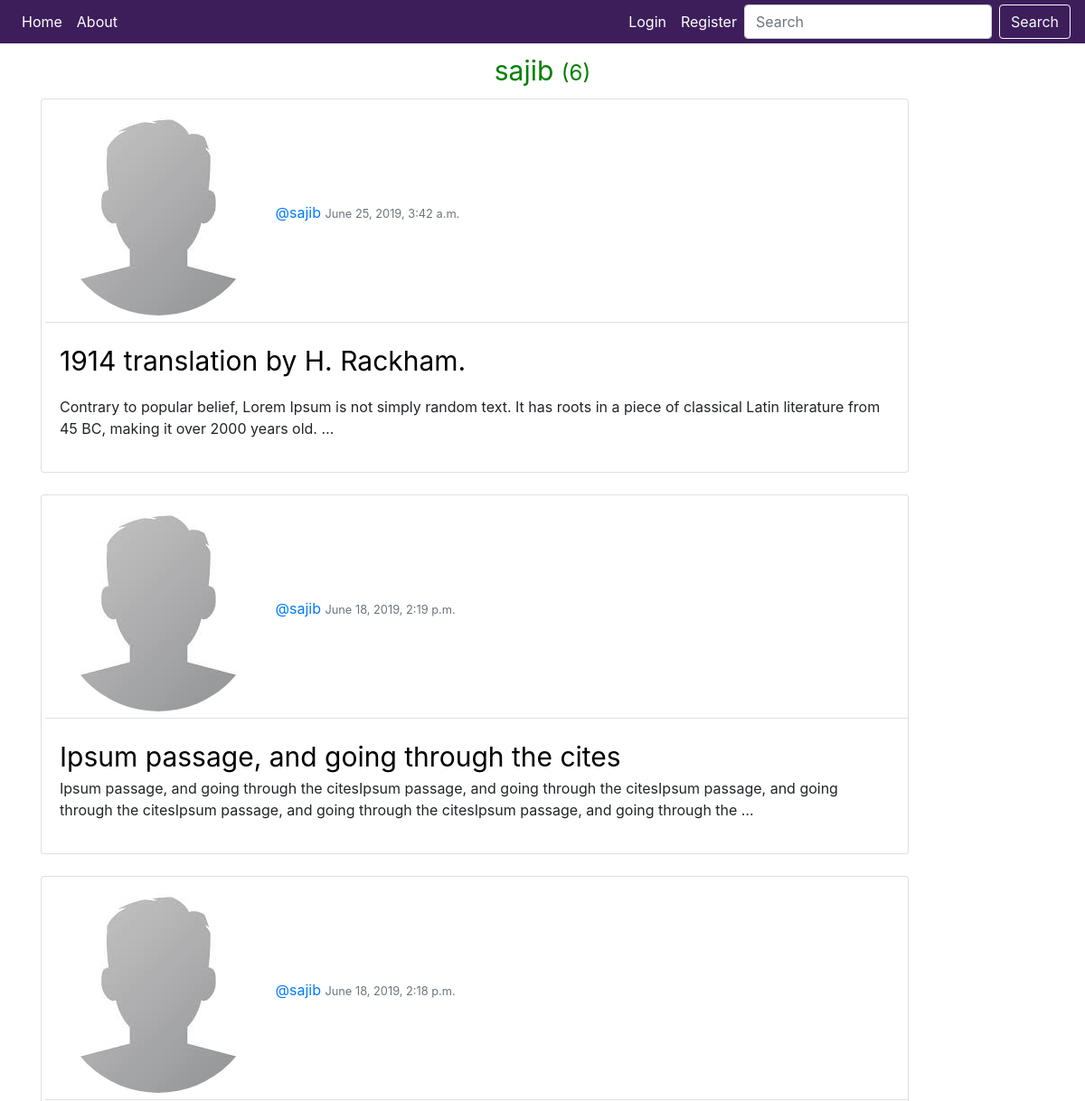
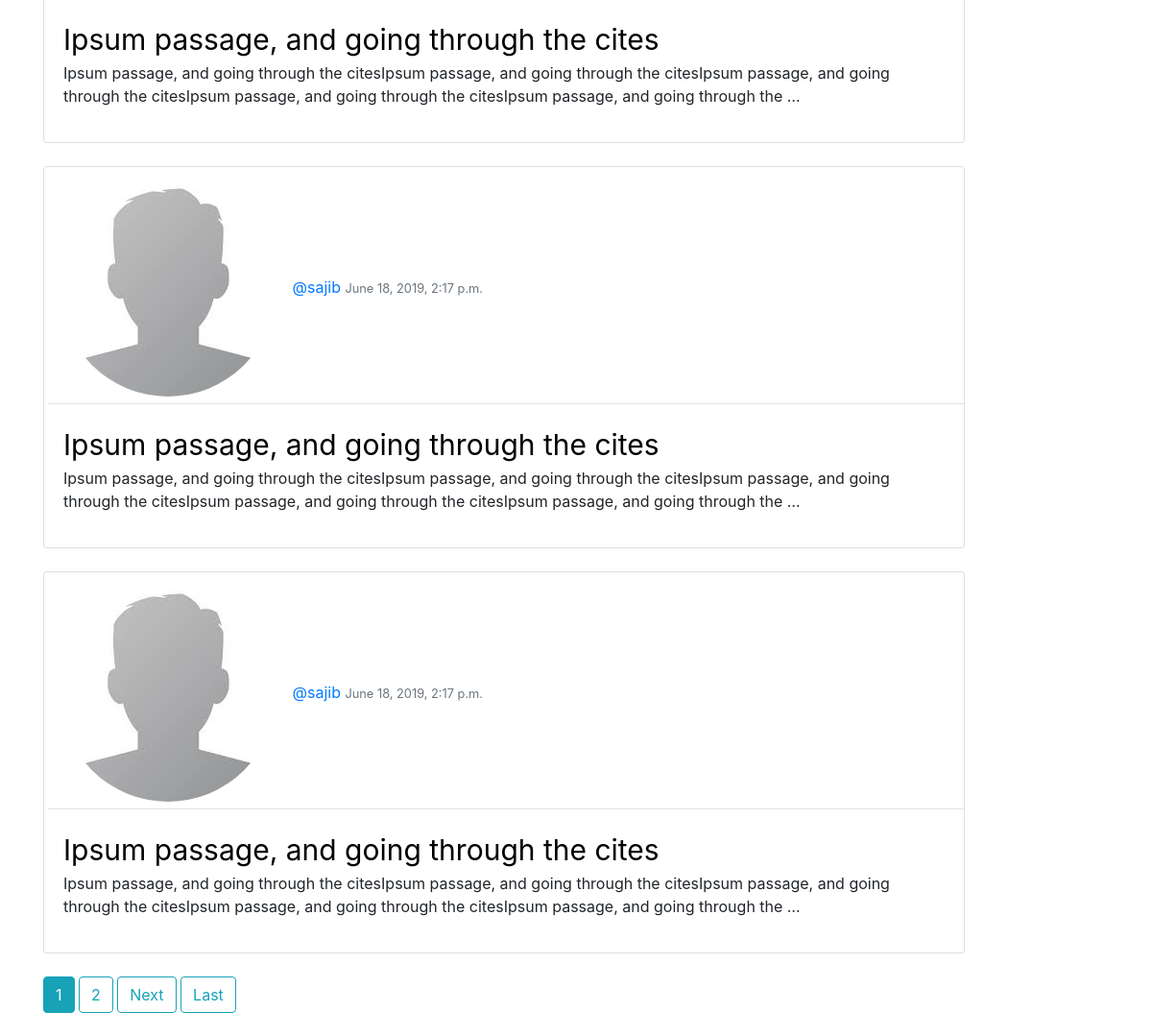
/post/list/sajib/, run on the app's committed database (2 pictures, top to bottom).
### blog/models.py (models this page shows, shortened)
class Post(models.Model):
    author          = models.ForeignKey(User, on_delete=models.CASCADE)
    title           = models.CharField(max_length=200)
    description     = HTMLField()
    is_draft        = models.BooleanField(default=True)
    create_date     = models.DateTimeField(auto_now_add=True)
    update_date     = models.DateTimeField(auto_now=True)
    class Meta:
        verbose_name = "Post"
        verbose_name_plural = "Posts"
        ordering = ["-create_date"]

### blog/views.py (the view)
# urls.py: path('post/list/<username>/', UserProfilePostListView.as_view(), name='mark-user-home-page'),
class UserProfilePostListView(ListView):
    model = Post
    template_name = "blog/user_post_list.html"
    ordering = ["-create_date"]
    context_object_name = "queryset"
    paginate_by = 5
    def get_queryset(self, *args, **kwargs):
        user = get_object_or_404(User, username=self.kwargs.get('username'))
        qs = Post.objects.filter(author=user, is_draft=False)
        query = self.request.GET.get('q', None)
        if query is not None:
            qs = qs.filter(
                Q(author__username__iexact = query)|
                Q(description__icontains = query)|
                Q(title__icontains=query))
        return qs

### blog/templates/blog/user_post_list.html (shortened to what this page needs)
{% extends 'base.html' %}
{% load thumbnail %}
{% block content %}
<div class="content">
    <div class="text-center mb-2" style="font-size:30px;color:green;">{{ view.kwargs.username }}
        <small>({{ page_obj.paginator.count }})</small>
    </div>
    {% for post in queryset %}
    <div class="card" style="width: 60rem;">
        <span class="mt-2 ml-1 border-bottom">
            {% thumbnail post.author.userprofile.image "30x30" crop="center" as im %}
            <a class='btn btn-link' href="{% url 'users:indivisitual-profile-detail' username=post.author.username %}"
                title='You can see profile!'>
                <img src="{{ im.url }}" width="{{ im.width }}" height="{{ im.height }}" class="rounded-circle">
            </a>
            {% endthumbnail %}
            <a href="{% url 'blog:mark-user-home-page' username=post.author.username %}"
                title="You can see all post">@{{ post.author }}</a>
            <small class="text-muted">{{ post.create_date }}</small>
        </span>
        <div class="card-body">
            <a href="{% url 'blog:post-detail' pk=post.pk %}">
                <span style="font-size: 30px; color:black;">{{ post.title }}</span>
            </a>
            <p>{{ post.description|truncatewords:30|safe }}</p>
        </div>
    </div><br>
    {% endfor %}
    {% if is_paginated %}
    {% for num in page_obj.paginator.page_range %}
    {% if page_obj.number == num %}
    <a class="btn btn-info mb-4" href="?page={{ num }}">{{ num }}</a>
    {% elif num > page_obj.number|add:"-3" and  num < page_obj.number|add:"3" %}
    <a class="btn btn-outline-info mb-4" href="?page={{ num }}">{{ num }}</a>
    {% endif %}
    {% endfor %}
    {% if page_obj.has_next %}
    <a class="btn btn-outline-info mb-4" href="?page={{ page_obj.next_page_number }}">Next</a>
    <a class="btn btn-outline-info mb-4" href="?page={{ page_obj.paginator.num_pages }}">Last</a>
    {% endif %}
    {% endif %}
</div>
{% endblock content %}

### templates/base.html (shortened to what this page needs)
<!DOCTYPE html>
{% load static %}
<html lang="en">
<head>
    <link rel="stylesheet" href="https://stackpath.bootstrapcdn.com/bootstrap/4.3.1/css/bootstrap.min.css"
>
</head>
<body>
    {% include 'navbar.html' %}
    <div class="container mt-2">
        {% block content %}{% endblock content %}
    </div>
</body>
</html>

### templates/navbar.html (shortened to what this page needs)
<nav class="navbar navbar-expand-lg navbar-light py-1 sticky-top" style="background-color: #3D1E5B;">
    <div class="collapse navbar-collapse" id="navbarTogglerDemo02">
      <ul class="navbar-nav mr-auto mt-2 mt-lg-0">
        <li class="nav-item active">
          <a class="nav-link" style="color:white;" href="{% url 'blog:home-page' %}">Home <span class="sr-only">(current)</span></a>
        </li>
        <li class="nav-item">
          <a class="nav-link" style="color:white;" href="{% url 'blog:about-page' %}">About</a>
        </li>
      </ul>
      <ul class="nav navbar-nav">
        {% if request.user.is_authenticated %}
        <div class="dropdown">
            <button class="btn bt-default  dropdown-toggle" style='color:white;' type="button" id="dropdownMenu2" data-toggle="dropdown" aria-haspopup="true" aria-expanded="false">
              Profile
            </button>
            <div class="dropdown-menu" aria-labelledby="dropdownMenu2">
              <a class="dropdown-item"  href="{% url 'blog:post-create' %}">New Post</a>
              <a class="dropdown-item"  href="{% url 'users:user-profile' %}">settings</a>
              <a class="dropdown-item"  href="{% url 'users:user-logout' %}">Logout</a>
            </div>
          </div>
        {% else %}
          <li class="nav-item">
              <a class="nav-link" style="color:white;" href="{% url 'users:user-login' %}">Login</a>
          </li>
          <li class="nav-item">
              <a class="nav-link" style="color:white;" href="{% url 'users:user-register' %}">Register</a>
          </li>
        {% endif %}
      </ul>
      <form class="form-inline my-2 my-lg-0">
        <input class="form-control mr-sm-2" type="search" name="q" placeholder="Search" value="{{ request.GET.q }}">
        <button class="btn btn-outline-light my-2 my-sm-0" type="submit">Search</button>
      </form>
    </div>
  </nav>

### data on the page
Post: author "sajib", create_date "June 25, 2019, 3:42 a.m.", title "1914 translation by H. Rackham.", description "Contrary to popular belief, Lorem Ipsum is not simply random text. It has roots in a piece of classical Latin literature from 45 BC, making it over 2000 years old. …"
Post: author "sajib", create_date "June 18, 2019, 2:19 p.m.", title "Ipsum passage, and going through the cites", description "Ipsum passage, and going through the citesIpsum passage, and going through the citesIpsum passage, and going through the citesIpsum passage, and going through the citesIpsum passage, and going through the …"
Post: author "sajib", create_date "June 18, 2019, 2:18 p.m.", title "Ipsum passage, and going through the cites", description "Ipsum passage, and going through the citesIpsum passage, and going through the citesIpsum passage, and going through the citesIpsum passage, and going through the citesIpsum passage, and going through the …"
Post: author "sajib", create_date "June 18, 2019, 2:17 p.m.", title "Ipsum passage, and going through the cites", description "Ipsum passage, and going through the citesIpsum passage, and going through the citesIpsum passage, and going through the citesIpsum passage, and going through the citesIpsum passage, and going through the …"
Post: author "sajib", create_date "June 18, 2019, 2:17 p.m.", title "Ipsum passage, and going through the cites", description "Ipsum passage, and going through the citesIpsum passage, and going through the citesIpsum passage, and going through the citesIpsum passage, and going through the citesIpsum passage, and going through the …"

### other printed values
{{ view.kwargs.username }} "sajib"
{{ page_obj.paginator.count }} "6"
{{ num }} "1"
{{ num }} "2"
